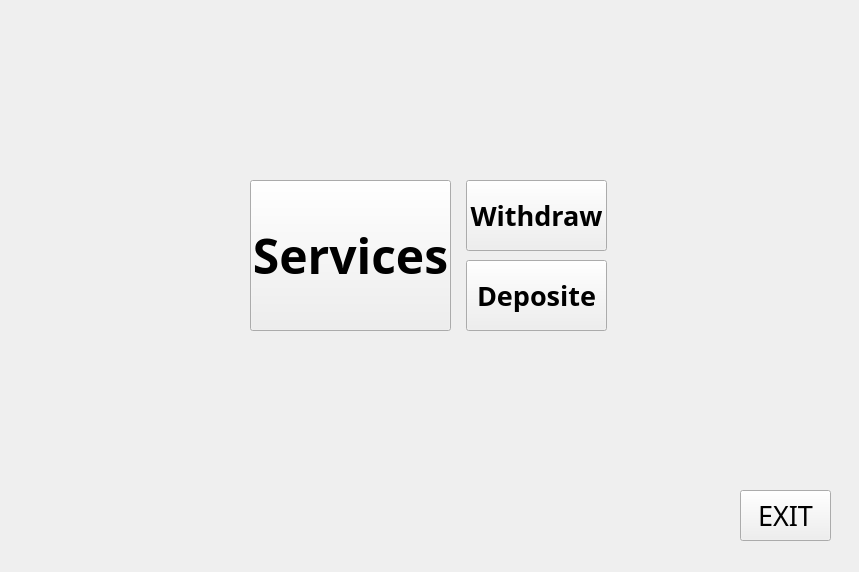
<?xml version="1.0" encoding="UTF-8"?>
<ui version="4.0">
 <class>servicesForm</class>
 <widget class="QWidget" name="servicesForm">
  <property name="geometry">
   <rect>
    <x>0</x>
    <y>0</y>
    <width>859</width>
    <height>572</height>
   </rect>
  </property>
  <property name="sizePolicy">
   <sizepolicy hsizetype="Fixed" vsizetype="Fixed">
    <horstretch>0</horstretch>
    <verstretch>0</verstretch>
   </sizepolicy>
  </property>
  <property name="minimumSize">
   <size>
    <width>859</width>
    <height>572</height>
   </size>
  </property>
  <property name="maximumSize">
   <size>
    <width>859</width>
    <height>572</height>
   </size>
  </property>
  <property name="windowTitle">
   <string>VisionBank ATM</string>
  </property>
  <property name="windowIcon">
   <iconset>
    <normaloff>python.png</normaloff>python.png</iconset>
  </property>
  <widget class="QPushButton" name="withdrawBtn">
   <property name="geometry">
    <rect>
     <x>466</x>
     <y>180</y>
     <width>141</width>
     <height>71</height>
    </rect>
   </property>
   <property name="font">
    <font>
     <family>Gadugi</family>
     <pointsize>20</pointsize>
     <weight>75</weight>
     <bold>true</bold>
    </font>
   </property>
   <property name="text">
    <string>Withdraw</string>
   </property>
  </widget>
  <widget class="QPushButton" name="depositeBtn">
   <property name="geometry">
    <rect>
     <x>466</x>
     <y>260</y>
     <width>141</width>
     <height>71</height>
    </rect>
   </property>
   <property name="font">
    <font>
     <family>Gadugi</family>
     <pointsize>20</pointsize>
     <weight>75</weight>
     <bold>true</bold>
    </font>
   </property>
   <property name="text">
    <string>Deposite</string>
   </property>
  </widget>
  <widget class="QPushButton" name="servicesBtn">
   <property name="geometry">
    <rect>
     <x>250</x>
     <y>180</y>
     <width>201</width>
     <height>151</height>
    </rect>
   </property>
   <property name="font">
    <font>
     <family>Gadugi</family>
     <pointsize>36</pointsize>
     <weight>75</weight>
     <bold>true</bold>
    </font>
   </property>
   <property name="text">
    <string>Services</string>
   </property>
  </widget>
  <widget class="QPushButton" name="exitBtn">
   <property name="geometry">
    <rect>
     <x>740</x>
     <y>490</y>
     <width>91</width>
     <height>51</height>
    </rect>
   </property>
   <property name="font">
    <font>
     <family>Yoxall</family>
     <pointsize>20</pointsize>
     <weight>50</weight>
     <bold>false</bold>
    </font>
   </property>
   <property name="text">
    <string>EXIT</string>
   </property>
  </widget>
 </widget>
 <resources/>
 <connections/>
</ui>
